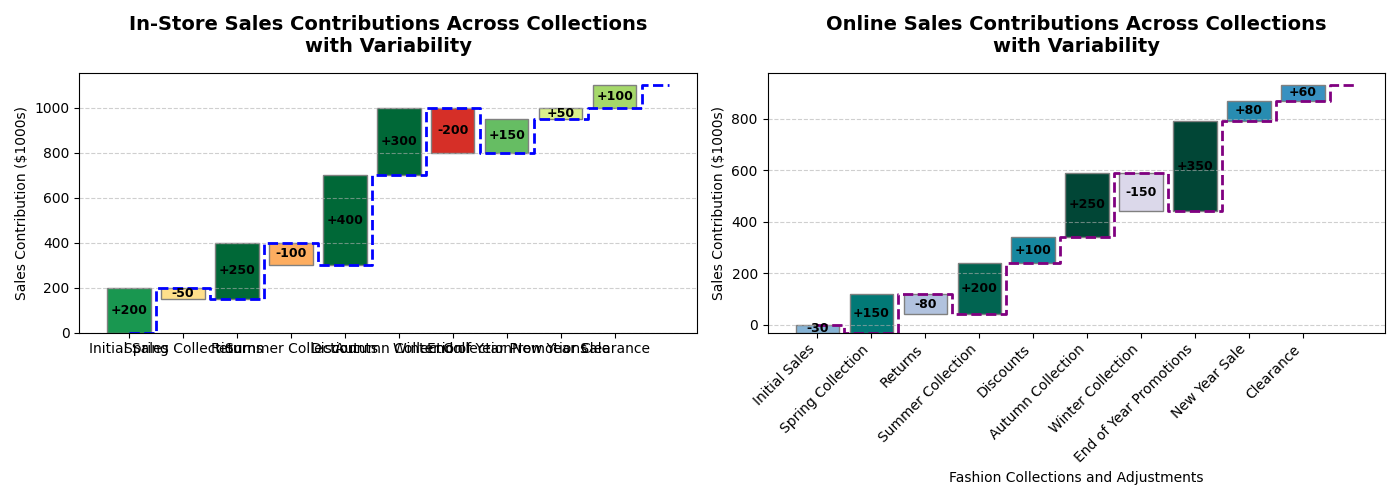

The script that drew this image:
import matplotlib.pyplot as plt
import numpy as np

sales_contributions_instore = [200, -50, 250, -100, 400, 300, -200, 150, 50, 100]
sales_contributions_online = [-30, 150, -80, 200, 100, 250, -150, 350, 80, 60]
labels = ["Initial Sales", "Spring Collection", "Returns", "Summer Collection", "Discounts", 
          "Autumn Collection", "Winter Collection", "End of Year Promotions", "New Year Sale", "Clearance"]

cumulative_sales_instore = np.cumsum(sales_contributions_instore)
cumulative_sales_instore = np.insert(cumulative_sales_instore, 0, 0)

cumulative_sales_online = np.cumsum(sales_contributions_online)
cumulative_sales_online = np.insert(cumulative_sales_online, 0, 0)

step_values_instore = np.zeros_like(cumulative_sales_instore)
step_values_instore[1:] = cumulative_sales_instore[:-1]

step_values_online = np.zeros_like(cumulative_sales_online)
step_values_online[1:] = cumulative_sales_online[:-1]

colors_instore = plt.cm.RdYlGn((np.array(sales_contributions_instore) + 250) / 500)
colors_online = plt.cm.PuBuGn((np.array(sales_contributions_online) + 250) / 500)

fig, ax = plt.subplots(1, 2, figsize=(14, 5))

ax[0].bar(labels, sales_contributions_instore, bottom=step_values_instore[1:], color=colors_instore, edgecolor='grey')

for i, change in enumerate(sales_contributions_instore):
    ax[0].text(i, step_values_instore[i + 1] + change / 2, f"{change:+}", ha='center', va='center', color='black', fontsize=9, fontweight='bold')

ax[0].step(range(len(labels) + 1), cumulative_sales_instore, where='mid', color='blue', linestyle='--', linewidth=2)

ax[0].set_title("In-Store Sales Contributions Across Collections\nwith Variability", fontsize=14, fontweight='bold', pad=15)
ax[0].set_ylabel('Sales Contribution ($1000s)', fontsize=10)
ax[0].grid(axis='y', linestyle='--', alpha=0.6)

ax[1].bar(labels, sales_contributions_online, bottom=step_values_online[1:], color=colors_online, edgecolor='grey')

for i, change in enumerate(sales_contributions_online):
    ax[1].text(i, step_values_online[i + 1] + change / 2, f"{change:+}", ha='center', va='center', color='black', fontsize=9, fontweight='bold')

ax[1].step(range(len(labels) + 1), cumulative_sales_online, where='mid', color='purple', linestyle='--', linewidth=2)

ax[1].set_title("Online Sales Contributions Across Collections\nwith Variability", fontsize=14, fontweight='bold', pad=15)
ax[1].set_ylabel('Sales Contribution ($1000s)', fontsize=10)
ax[1].set_xlabel('Fashion Collections and Adjustments', fontsize=10)
ax[1].grid(axis='y', linestyle='--', alpha=0.6)

plt.xticks(rotation=45, ha='right')
plt.tight_layout()

plt.show()
